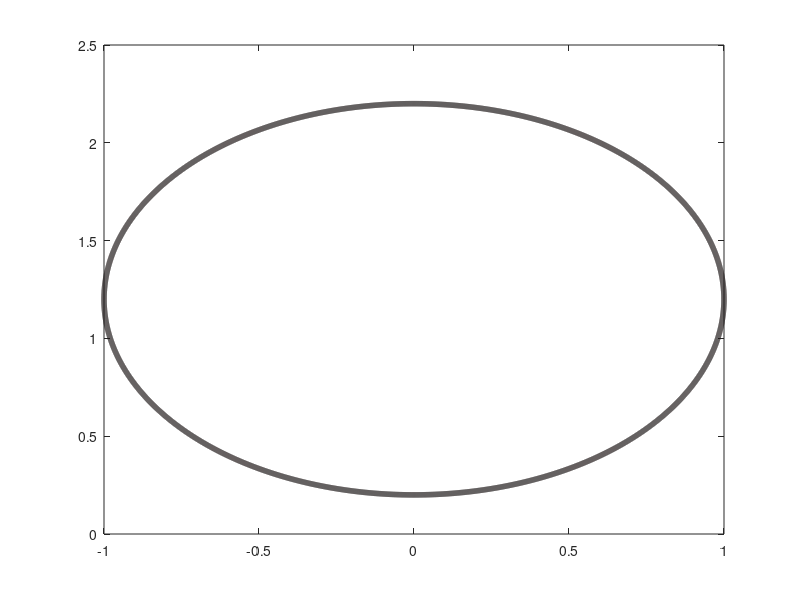

Reproduce this figure in MATLAB. (Note: this script raises an error after producing the figure.)

close all; clear all;
addpath(fullfile(pwd, "..", "simulation_code"));
curr = pwd;
p = fullfile(pwd, "..", "D50Quant100", "rho1000sigma7220nu98muair0", "RhoS1000SigmaS7220", "R0350mm", "ImpDefCornerAng180U39", "N=20tol=5.00e-05"); % uigetdir();
cd(p);

saving = true;
% global errored
% errored = ~isfile('z.mat');
% try
% 
%     load('ProblemConditions.mat'); NN = N;
%     disp("Starting impact panel for the following parameters:");
%     fprintf("Re = %g\n", Re);
%     fprintf("We = %g\n", We);
%     fprintf("Fr = %g\n", Fr);
%     fprintf("U0 = %g cm/s\n", U0);
% catch
%     load('U0.mat');
%     load('Fr.mat');
%     disp("Couldn't find Problem Conditions");
% end
% load_vars('vz.mat'); Vo = abs(vz(1));
% 
% 
% try
%     load_vars('etas.mat');
%     etaMatPer = etas;
% catch
%     files = dir(fullfile(pwd, "etaMatPer*.mat"));
%     N = length(files);
%     etaAux = [];
%     for i = 1:N
%         load_vars(files(i).name);
%         etaAux = [etaAux, etaMatPer];
%     end
%     etaMatPer = etaAux;
% end
% load_vars('z.mat')
% load_vars('etaOri.mat')
% load_vars('tvec.mat')
% 
% load_vars('oscillation_amplitudes.mat');
% load_vars('pressure_amplitudes.mat');
% load_vars('numl.mat');
% Rv = zeros(1, size(oscillation_amplitudes, 2));
% for ii = 1:size(oscillation_amplitudes, 2)
%     Rv(ii) = zs_from_spherical(pi, oscillation_amplitudes(:, ii));
% end
% 
% %%
% 
% cd ..
% try
%     load('Ro.mat','Ro')%Sphere's radius in CGS
% catch
%     cd ..
%     load('Ro.mat','Ro')
% end
% cd ..
% load('rhoS.mat','rhoS')%Sphere density
% %load('sigmaS.mat')%Sphere's surface tension
% 
% cd ..
% load('rho.mat','rho')
% %load('sigma.mat','sigma')
% load('nu.mat','nu')
% load('muair.mat')
% load('g.mat','g') %gravitational constant
% 
% cd ..
% %load('D.mat')%Domain diameter in units of droplet radii
% %load('quant.mat')%number of dr's contained in an undeformed dropelt radius
% load('nr.mat','nr')
% load('dr.mat','dr')
% load('r.mat')
% load('zs.mat','zs')
% 
% %xplot = dr*(0:nr-1); save('xplot.mat','xplot')%I might remove or relocate this
% load('xplot.mat')
% cd(curr);
% %load('var.mat');
cd(p);


myFont = "Arial";
n=8000;
t=0:2*pi/n:2*pi;
r = ones(size(t)); 
x = r .* sin(t);
CENTER = 0.2;
y = r .* cos(t) + 1;
saving_figure = figure;
plot(x,y + CENTER,'Color', [.1 .08 .08] ,'LineWidth',4);
myax = gca; mypos = myax.Position;
axis equal
hold on
mylims = 1.95;
set(myax,'Xlim',[-mylims mylims],'Xtick',[],'Ytick',[]);
%set(myax, 'Ylim', [-1.4, -1.4+2*mylims]);

%S(t)
epsi = 1;
idx1 = floor((4-epsi)/8*n):floor((4+epsi)/8*n);
x1 = x(idx1);
y1 = y(idx1);
%plot(x1,y1-.02,'color',[.5, .5, .5], 'LineWidth', 2);%[0/256, 191/255, 255/255],'LineWidth',4)

%[xSt, ySt] = gca_to_Normalized(myax, [x1(end) + 0.02, x1(end) + 0.29], ...
%    [y1(1) - 0.28, y1(1)-0.30]);
%annotation('textarrow', xSt, ySt, 'HeadLength', 10, ...
%'HeadStyle', 'vback3', 'String', '$S(t)$', 'Interpreter', 'latex', ...
%'LineWidth', 1.5, 'FontSize', 14);
hold on


% Free surfaces (eta)
t2 = (-0.01):.01:mylims;
x2 = t2; %t2+x1(length(x1));
%y2 = y1(length(y1))+(1-exp(-t2/2.5))-.02;
ZERO = 0;

A = 0.5; k = 3; alpha = 1.5; omega = 0.5;
r = linspace(0, pi, length(x2));  % Radial distance
z =  -A * sin(k * r) .* (1-exp(-alpha * (r-0.5).^2)) .* (1-exp(-0.1 * r.^2));

cc = plot(x2,z,'color',[.5, .5, .5],'LineWidth',2);%free surfaces

%x3 = -x2;
plot(-x2,z,'color',[.5, .5, .5],'LineWidth',2)%free surfaces
hold on

% z = 0
plot([-x2(end) 0], [ZERO, ZERO], '--','color',[.8 .8 .8],'LineWidth',1);%free surfaces
aa = plot([x2(end) -0], [ZERO, ZERO], '--','color',[.8 .8 .8],'LineWidth',1);%free surfaces

% h(t)
%Centre mark

%plot([-val, val], [val+disloc, -val+disloc], 'k');
%plot([-val, val], [-val+disloc, val+disloc], 'k');

%plot([-0.02 -.15],[disloc disloc], 'Color', [.7 .7 .7], 'LineWidth', 1.1);%bottom measure transporter for h
[xht, yht] = gca_to_Normalized(myax, [sin(3*pi/4)*.99, ZERO], [(cos(3*pi/4)+1)*.99 + CENTER, ZERO+1+CENTER]);
annotation('doublearrow',xht, yht, ...
    'Head1Length', 9, 'Head2Length', 0, ...
    'Head1Style', 'vback3', 'Head2Style', 'vback3' ,'Linewidth',2.5 )
text(sin(3*pi/4)*0.27, .5+CENTER, "$R_s$", ...
    'Fontsize', 20, 'FontName', myFont, 'interpreter', 'latex')


% Define coordinates for the two semi-axes (using annotation)
[xht1, yht1] = gca_to_Normalized(myax, [sin(0)*.99, ZERO], [(cos(0)+1)*.99 + CENTER, ZERO+1+CENTER]);
annotation('doublearrow', xht1, yht1, 'Head1Length', 0, 'Head2Length', 0, ...
    'Head1Style', 'vback3', 'Linewidth', .75);

[xht2, yht2] = gca_to_Normalized(myax, [sin(pi/4)*.99, ZERO], [(cos(pi/4)+1)*.99 + CENTER, ZERO+1+CENTER]);
annotation('doublearrow', xht2, yht2, 'Head1Length', 0, 'Head2Length', 0, ...
    'Head1Style', 'vback3', 'Linewidth', .75);

% Plot angle arc using annotation for the angle (phi)
theta = linspace(0, pi/4, 20);
x_arc = 0.15*sin(theta);
y_arc = 0.15*cos(theta) + 1 + CENTER;
plot(x_arc, y_arc, 'k', 'LineWidth', 1.5);

% Text annotation for the angle \varphi
text(ZERO +.05, ZERO + 1 + CENTER + 0.25, '$\varphi$', 'FontSize', 20, 'Interpreter', 'latex');
%annotation('doublearrow', x_arc(end-1:end), y_arc(end-1:end), 'Head1Length', 9, 'Head2Length', 0, ...
%   'Head1Style', 'vback3', 'Linewidth', .75);
%r_c(t)
%plot([0 0],[0.07 0.16],'Color', [.7 .7 .7], 'LineWidth', 1.1);%bottom measure transporter for r_c(t)
%[xrct, yrct] = gca_to_Normalized(myax, [0.01 -x1(end)-0.02], [.1,  .1]);
%annotation('doublearrow',xrct, yrct, ...
%    'Head1Length', 0, 'Head2Length', 7, ...
%    'Head1Style', 'vback3', 'Head2Style', 'vback3' ,'Linewidth',1 );
%[Xproyrct, Yproyrct] = gca_to_Normalized(myax, [-x1(end), -x1(end)] ...
%    , [.16, ZERO+0.07]);
%annotation('arrow', Xproyrct, Yproyrct, 'Color', [.7 .7 .7], ...
%    'HeadLength', 15, 'HeadStyle', 'none', 'LineWidth', 1.5);

%text(-x1(end)/3, .2, "$r_c(t)$", ...
%    'Fontsize', 14, 'FontName', myFont, 'interpreter', 'latex');

% C(t)
%Ct = plot([x1(1)+.01, -x1(1)-0.01], [y1(1)-.05, y1(1)-.05], 'LineStyle', 'none', ...
%    'Marker', 's', 'LineWidth', 1.5, 'Color', [.2 .2 .2], ...
%    'MarkerSize', 13);

% L(t)
%Lt = plot([x1(1)+.01, -x1(1)-0.01], [ZERO, ZERO], 'LineStyle', 'none', ...
%    'Marker', '^', 'LineWidth', 1.1, 'Color', [.2 .2 .2], ...
%    'MarkerSize', 8);

% x, z axis
[xht, yht] = gca_to_Normalized(myax, [ZERO ZERO], [ZERO, 0.15]);
annotation('arrow',xht, yht, ...
    'HeadLength', 7, 'HeadStyle', 'vback3','Linewidth', 2.5)
text(.04, 0.092, "$z$", ...
    'Fontsize', 16, 'FontName', myFont, 'interpreter', 'latex')

[xht, yht] = gca_to_Normalized(myax, [ZERO ZERO+0.15], [ZERO, ZERO]);
annotation('arrow',xht, yht, ...
    'HeadLength', 7, 'HeadStyle', 'vback3','Linewidth', 2)
text(0.04, -0.1, "$r$", ...
    'Fontsize', 16, 'FontName', myFont, 'interpreter', 'latex')


% FLuid properties
text(-1.34, -0.2, "$(\sigma, \rho, \nu)$", ...
    'Fontsize', 20, 'FontName', myFont, 'interpreter', 'latex')
text(-0.84, 0.9, "$(\sigma_s, \rho_s, \nu_s)$", ...
    'Fontsize', 20, 'FontName', myFont, 'interpreter', 'latex')



legend([cc, aa], ["Free surface", "$z = 0$"], ...
    'FontSize', 16,  'interpreter', 'latex', 'AutoUpdate', 'off');
%legend([Ct, Lt, aa], ["$C(t)$", "$L(t)$", "$z = 0$"], ...
%    'FontSize', 11,  'interpreter', 'latex', 'AutoUpdate', 'off');
cd(curr);

if saving == true
    saveas(saving_figure, "../../0_data/manual/schematics2", 'fig');
    print(saving_figure, '-depsc', '-r300', "../../0_data/manual/schematics2.eps");
end

function [X, Y] = gca_to_Normalized(ca, xs, ys)
    % (xs(i), ys(i)) represents a point. For annotation function, xs(1),
    % ys(1) represent the initial point of the annotation and xs(2), ys(2)
    % the final point. 
    pos = ca.Position;
    xLims = ca.XLim;
    yLims = ca.YLim;
    X = zeros(size(xs));
    Y = zeros(size(ys));
    for i = 1:length(xs)
       pctX = (xs(i) - xLims(1))/(xLims(2) - xLims(1)); 
       pctY = (ys(i) - yLims(1))/(yLims(2) - yLims(1));
       
       X(i) = pos(1) + pctX * pos(3);
       Y(i) = pos(2) + pctY * pos(4);
    end
end

function load_vars(str)
    global errored
    
    if errored == true
        str = "errored_" + str; 
    end
    
    vars = load(str);
    fn = fieldnames(vars);
    for ii = 1:length(fn)
        assignin('caller', fn{ii}, vars.(fn{ii}));
    end
    
end
